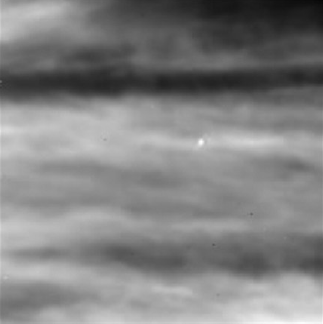
%> input picture Data/test_1.png, 323 x 324 px
$ octave demo.m   (GNU Octave 9; MATLAB toolbox functions it lacks are replaced by stand-ins)
%> lines starting %> are read from the running program, lines starting %| are printed output that depends on the picture; in (x1, y1, x2, y2) boxes, pixels count from 0 and x2, y2 are one past the last pixel; in counts of white or black regions, pixels touching at a corner belong together; the program's own positions count from 1
%> further down, img is the input picture: size 324x323x3 uint8; min 5, max 252, mean 129.9
### Utils/TRPCA_KSC_FCM.m
function [finalSM_binary, seedPoints, featureMap, tarImg, finalSM_gray] = TRPCA_KSC_FCM(img, params)
    % 参数初始化
    if nargin < 2
        params = struct();
    end
    if ~isfield(params, 'nSeeds'), params.nSeeds = 10; end
    if ~isfield(params, 'maxIter'), params.maxIter = 50; end
    if ~isfield(params, 'epsilon'), params.epsilon = 1e-5; end
    if ~isfield(params, 'lambda'), params.lambda = 0.85; end
    if ~isfield(params, 'patchSize'), params.patchSize = 50; end
    if ~isfield(params, 'slideStep'), params.slideStep = 40; end
    if ~isfield(params, 'useKernel'), params.useKernel = true; end
    if ~isfield(params, 'kernelType'), params.kernelType = 'rbf'; end
    if ~isfield(params, 'kernelParam'), params.kernelParam = 2.0; end

    % 图像预处理
    I = double(img);
    if size(I,3) == 3
        dataf = rgb2gray(I / 255);
    else
        dataf = I / 255;
    end
    [rows, cols] = size(dataf);
%> rows = 324; cols = 323

    % 步骤1: TRPCA 稀疏分量分离
    [tarImg] = TRPCA_Separation(dataf, params.lambda, params.patchSize, params.slideStep);

    % 自适应重试逻辑
    if sum(tarImg(:)) < 0.01
        [tarImg] = TRPCA_Separation(dataf, params.lambda * 0.6, params.patchSize, params.slideStep);
    end

    % 步骤2: MDPC 密度峰检测
    [seedPoints, ~] = MDPC_Detection(tarImg, params.nSeeds);

    if size(seedPoints, 1) < 1
        finalSM_binary = false(rows, cols);
        finalSM_gray = zeros(rows, cols);
        featureMap = false(rows, cols);
        return;
    end

    % 步骤3: 局部分割与增强
    finalSM = zeros(rows, cols);
    featureMap = false(rows, cols);
    winSize = 11;
    halfWin = floor(winSize / 2);

    for k = 1:size(seedPoints, 1)
        x = seedPoints(k, 1);
        y = seedPoints(k, 2);

        x1 = max(1, x - halfWin);
        x2 = min(cols, x + halfWin);
        y1 = max(1, y - halfWin);
        y2 = min(rows, y + halfWin);

        block_orig = dataf(y1:y2, x1:x2);
        block_tar = tarImg(y1:y2, x1:x2);

        % 补齐边界
        if size(block_orig, 1) < winSize || size(block_orig, 2) < winSize
            padH = winSize - size(block_orig, 1);
            padW = winSize - size(block_orig, 2);
            block_orig = padarray(block_orig, [padH, padW], 'replicate', 'post');
            block_tar = padarray(block_tar, [padH, padW], 'replicate', 'post');
        end

        centerPos = [y - y1 + 1, x - x1 + 1];

        if params.useKernel
            [segBlk, ~] = kifcm_segmentation(block_orig, centerPos, ...
                params.maxIter, params.epsilon, ...
                params.kernelType, params.kernelParam);
        else
            [segBlk, ~] = ifcm_segmentation(block_orig, centerPos, ...
                params.maxIter, params.epsilon);
        end

        [SM_block, F_val] = Target_Enhancement_Fusion(block_orig, block_tar, segBlk);

        % 结果映射回全局
        [h, w] = size(SM_block);
        r_end = min(rows, y1 + h - 1);
        c_end = min(cols, x1 + w - 1);
        h_eff = r_end - y1 + 1;
        w_eff = c_end - x1 + 1;

        % 更新显著图
        finalSM(y1:r_end, x1:c_end) = max(finalSM(y1:r_end, x1:c_end), SM_block(1:h_eff, 1:w_eff));

        % 修正点：直接赋值 F_val，MATLAB 会自动处理标量或矩阵映射
        featureMap(y1:r_end, x1:c_end) = featureMap(y1:r_end, x1:c_end) | F_val;
    end

    % 归一化与二值化
    finalSM_gray = mat2gray(finalSM);
    threshold = max(graythresh(finalSM_gray), 0.3);
    finalSM_binary = imbinarize(finalSM_gray, threshold);
end

### Utils/gen_patch_ten.m
function patchTen = gen_patch_ten(img, patchSize, slideStep)
%> called with patchSize = 50, slideStep = 40
    [imgHei, imgWid] = size(img);
%> imgHei = 324; imgWid = 323

    rowStarts = 1:slideStep:(imgHei - patchSize + 1);
%> rowStarts = [1 41 81 121 161 201 241]
    if rowStarts(end) ~= (imgHei - patchSize + 1)
        rowStarts = [rowStarts, imgHei - patchSize + 1];
%> rowStarts = [1 41 81 121 161 201 241 275]
    end

    colStarts = 1:slideStep:(imgWid - patchSize + 1);
    if colStarts(end) ~= (imgWid - patchSize + 1)
        colStarts = [colStarts, imgWid - patchSize + 1];
    end

    rowPatchNum = length(rowStarts);
    colPatchNum = length(colStarts);
    patchTen = zeros(patchSize, patchSize, rowPatchNum * colPatchNum, 'like', img);

    k = 0;
    for col = colStarts
        for row = rowStarts
            k = k + 1;
            patchTen(:, :, k) = img(row:row + patchSize - 1, col:col + patchSize - 1);
        end
    end
%> after the loop, k = 64
end

### Utils/TRPCA_Model.m
function [X, E, err, iter] = TRPCA_Model(M, opts)
    dim = size(M);
%> dim = [50 50 64]
    lambda = 0.85 / sqrt(prod(dim) / max(dim(1), dim(2)));
%> lambda = 0.015
    mu = 0.15;
    N = 1;
    directions = 1:2;
    tol = 7e-3;
    max_iter = 500;
    rho = 1.05;
    max_mu = 10;

    if exist('opts', 'var') && ~isempty(opts)
        if isfield(opts, 'tol'), tol = opts.tol; end
        if isfield(opts, 'max_iter'), max_iter = opts.max_iter; end
        if isfield(opts, 'rho'), rho = opts.rho; end
        if isfield(opts, 'max_mu'), max_mu = opts.max_mu; end
        if isfield(opts, 'N'), N = opts.N; end
        if isfield(opts, 'mu'), mu = opts.mu; end
        if isfield(opts, 'lambda')
            lambda = opts.lambda / sqrt(prod(dim) / max(dim(1), dim(2)));
        end
    end

    n = length(directions);
    X = zeros(dim);
    E = zeros(dim);
    Lambda = zeros(dim);

    for i = 1:n
        index = directions(i);
        G{index} = porder_diff(X, index);
        Gamma{index} = zeros(dim);
    end
%> after the loop, G = 2 items; Gamma = 2 items

    T_fft = zeros(dim);
    for i = 1:n
        Eny = diff_element(dim, directions(i));
        T_fft = T_fft + Eny;
    end

    iter = 0;
    Ek = E;

    while iter < max_iter
        iter = iter + 1;

        H = zeros(dim);
        for i = 1:n
            index = directions(i);
            H = H + porder_diff_T(mu * G{index} - Gamma{index}, index);
        end
        X = real(ifftn(fftn(mu * (M - Ek) + Lambda + H) ./ (mu * (1 + T_fft))));

        for i = 1:n
            index = directions(i);
            G{index} = prox_pstnn(porder_diff(X, index) + Gamma{index} / mu, ...
                                  N, 1 / (n * mu));
        end

        E = prox_l1(M - X + Lambda / mu, lambda / mu);

        dY = M - X - E;
        err = norm(dY(:)) / norm(M(:));

        if iter > 1 && err < tol
            break;
        end

        Lambda = Lambda + mu * dY;
        for i = 1:n
            index = directions(i);
            Gamma{index} = Gamma{index} + mu * (porder_diff(X, index) - G{index});
        end
        mu = min(rho * mu, max_mu);
        Ek = E;
    end
%> this loop made 9 passes
%> err on passes 1 to 9: 0.0261, 0.0109, 0.00846, 0.00869, 0.00898, 0.00928, 0.00826, 0.00729, 0.00629
%> after the loop, iter = 9; mu = 0.222
end

### Utils/porder_diff.m
function DX = porder_diff(X, direction)
    dim = size(X);
    idx = repmat({':'}, 1, ndims(X));
    idx_first = idx; idx_first{direction} = 1;
    idx_end = idx; idx_end{direction} = dim(direction);
    slice = X(idx_first{:}) - X(idx_end{:});
    DX = diff(X, 1, direction);
    DX = cat(direction, DX, slice);
end

### Utils/diff_element.m
function Eny = diff_element(dim, direction)
    d = length(dim);
    e = ones(1, d);
    element1 = ones(e);
    element2 = -1 * ones(e);
    kernel = cat(direction, element1, element2);
    Eny = abs(psf2otf(kernel, dim)).^2;
end

### Utils/res_patch_ten_mean.m
function recImg = res_patch_ten_mean(patchTen, imgSize, patchSize, slideStep)
%> called with imgSize = [324 323], patchSize = 50, slideStep = 40
    if isscalar(imgSize)
        imgHei = imgSize;
        imgWid = imgSize;
    else
        imgHei = imgSize(1);
        imgWid = imgSize(2);
    end

    rowStarts = 1:slideStep:(imgHei - patchSize + 1);
    if rowStarts(end) ~= (imgHei - patchSize + 1)
        rowStarts = [rowStarts, imgHei - patchSize + 1];
    end

    colStarts = 1:slideStep:(imgWid - patchSize + 1);
    if colStarts(end) ~= (imgWid - patchSize + 1)
        colStarts = [colStarts, imgWid - patchSize + 1];
    end

    accImg = zeros(imgHei, imgWid, 'like', patchTen);
%> accImg: size 324x323 double; every value is 0
    weiImg = zeros(imgHei, imgWid, 'like', patchTen);

    k = 0;
    onesPatch = ones(patchSize, patchSize, 'like', patchTen);
%> onesPatch: size 50x50 double; every value is 1

    for col = colStarts
        for row = rowStarts
            k = k + 1;
            rowEnd = row + patchSize - 1;
            colEnd = col + patchSize - 1;
            accImg(row:rowEnd, col:colEnd) = accImg(row:rowEnd, col:colEnd) + patchTen(:, :, k);
            weiImg(row:rowEnd, col:colEnd) = weiImg(row:rowEnd, col:colEnd) + onesPatch;
        end
    end
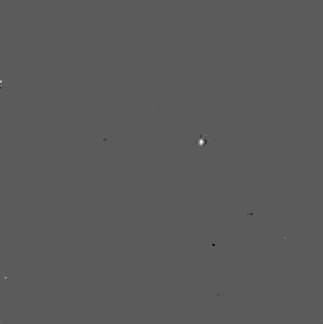
%> accImg: size 324x323 double; min -0.22, max 0.391, mean 3.5e-05; drawn with min black and max white
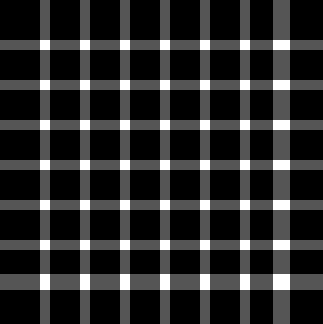
%> weiImg: size 324x323 double; min 1, max 4, mean 1.53; drawn with min black and max white

    weiImg(weiImg == 0) = 1;
    recImg = accImg ./ weiImg;
end

### Utils/TRPCA_Separation.m
function [tarImg] = TRPCA_Separation(dataf, lambda, patchSize, slideStep)
    opts.lambda = lambda;
    tenImg = double(gen_patch_ten(dataf, patchSize, slideStep));
    [~, E, ~, ~] = TRPCA_Model(tenImg, opts);
    tarImg = res_patch_ten_mean(E, size(dataf), patchSize, slideStep);
    tarImg(tarImg < 0) = 0;
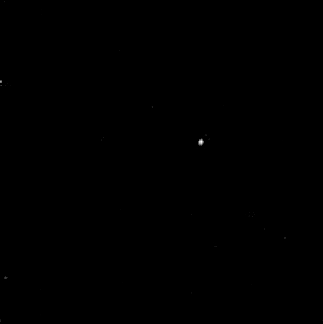
%> tarImg: size 324x323 double; min 0, max 0.196, mean 4.61e-05; drawn with min black and max white
    tarImg = mat2gray(tarImg);
end

### Utils/MDPC_Detection.m
function [seeds, gamma] = MDPC_Detection(M, n)
%> called with n = 10
    [rows, cols] = size(M);
    num_pixels = rows * cols;

    edgeWidth = max(3, round(0.02 * min(rows, cols)));
    M_suppressed = M;
    M_suppressed(1:edgeWidth, :) = 0;
%> M_suppressed: size 324x323 double; min 0, max 1, mean 0.000235
    M_suppressed(end-edgeWidth+1:end, :) = 0;
%> M_suppressed: size 324x323 double; min 0, max 1, mean 0.000231
    M_suppressed(:, 1:edgeWidth) = 0;
%> M_suppressed: size 324x323 double; min 0, max 1, mean 0.000193
    M_suppressed(:, end-edgeWidth+1:end) = 0;

    [X, Y] = meshgrid(1:cols, 1:rows);
    points = [X(:), Y(:)];
    densities = M_suppressed(:);

    max_distance = sqrt((rows - 1)^2 + (cols - 1)^2);

    [sorted_densities, sorted_idx] = sort(densities, 'descend');
    sorted_points = points(sorted_idx, :);

    delta = zeros(num_pixels, 1);
    delta(1) = max_distance;

    for i = 2:num_pixels
        if sorted_densities(i) > 0
            higher_idx = find(sorted_densities(1:i-1) > sorted_densities(i));
            if ~isempty(higher_idx)
                dists = sqrt((sorted_points(i, 1) - sorted_points(higher_idx, 1)).^2 + ...
                           (sorted_points(i, 2) - sorted_points(higher_idx, 2)).^2);
                delta(i) = min(dists);
            else
                delta(i) = max_distance;
            end
        else
            delta(i) = 0;
        end
    end
%> this loop made 104651 passes
%> (higher_idx, dists) on passes 1 to 6: (1, 1), ([1; 2], [1; 1.41]), ([1; 2; 3], [2; 2.24; 1]), ([1; 2; 3; 4], [2.24; 2; 1.41; 1]), ([1; 2; 3; 4; 5], [1.41; 1; 1; 1.41; 1]), ([1; 2; 3; 4; 5; 6], [2; 1; 2.24; 2.83; 2.24; 1.41])
%> higher_idx on passes 13 to 16: [1; 2; 3; 4; 5; 6; 7; 8; 9; 10; 11; 12; 13], [1; 2; 3; 4; 5; 6; 7; 8; 9; 10; 11; 12; 13; 14], [1; 2; 3; 4; 5; 6; 7; 8; 9; 10; 11; 12; 13; 14; 15], [1; 2; 3; 4; 5; 6; 7; 8; 9; 10; 11; 12; 13; 14; 15; 16]
%> after the loop, dists = 98 values, max 307.7 at index 93, min 1 at index 32, mean 220; higher_idx = 98 values from 1 to 98

    gamma = sorted_densities .* delta;
    valid_idx = find(gamma > 0);
%> valid_idx = 99 values from 1 to 99
    n_actual = min(n, length(valid_idx));
%> n_actual = 10

    [~, gamma_sorted_idx] = sort(gamma, 'descend');
    seeds = sorted_points(gamma_sorted_idx(1:n_actual), :);
%> seeds = [202 142; 7 278; 286 238; 153 108; 104 138; 8 84; 217 247; 253 217; 120 51; 192 293]
end

### Utils/kifcm_segmentation.m
function [segmentedBlock, iterations] = kifcm_segmentation(block, center, maxIter, epsilon, kernelType, kernelParam)

    if nargin < 3, maxIter = 50; end
    if nargin < 4, epsilon = 1e-5; end
    if nargin < 5, kernelType = 'rbf'; end
    if nargin < 6
        switch kernelType
            case 'rbf'
                kernelParam = 2.0;
            case 'poly'
                kernelParam = 3;
            otherwise
                kernelParam = 1.0;
        end
    end

    c = 2;
    q = 2;
    S = 22;

    [rows, cols] = size(block);
    N = rows * cols;
    block = double(block);
    blockVec = block(:);

    [X, Y] = meshgrid(1:cols, 1:rows);
    distMat = sqrt((X - center(2)).^2 + (Y - center(1)).^2) + eps;
    w = (S ./ distMat).^(1/3);
    w = w(:);

    switch lower(kernelType)
        case 'rbf'
            kernelFunc = @(x, y) exp(-sum((x - y).^2, 2) / (2 * kernelParam^2));
        case 'poly'
            kernelFunc = @(x, y) (x .* y + 1).^kernelParam;
        case 'linear'
            kernelFunc = @(x, y) x .* y;
        otherwise
            error('不支持的核函数类型: %s', kernelType);
    end

    targetCenter = block(center(1), center(2));
    bgCenter = mean(blockVec);
    v = [targetCenter; bgCenter];

    U = zeros(N, c);
    distToCenter = sqrt((X-center(2)).^2 + (Y-center(1)).^2) + eps;
    U(:,1) = 1./(1 + distToCenter(:));
    U(:,2) = 1 - U(:,1);
    U = U ./ sum(U, 2);

    % 核矩阵对角线
    K_diag = ones(N, 1);

    % 迭代优化
    prevJ = inf;
    iterations = 0;
    converged = false;

    while ~converged && iterations < maxIter
        iterations = iterations + 1;

        % 更新聚类中心
        for k = 1:c
            weightedMembership = (w .* U(:,k)).^q;
            numerator = sum(weightedMembership .* blockVec);
            denominator = sum(weightedMembership) + eps;
            v(k) = numerator / denominator;
        end

        % 核距离计算
        D_kernel = zeros(N, c);
        for k = 1:c
            K_xv = kernelFunc(blockVec, v(k));
            K_vv = kernelFunc(v(k), v(k));
            D_kernel(:, k) = K_diag - 2*K_xv + K_vv;
        end
        D_kernel = max(D_kernel, eps);

        % 更新隶属度
        U_new = zeros(N, c);
        for k = 1:c
            denom = 0;
            for m = 1:c
                ratio = (w.^q .* D_kernel(:,k)) ./ (w.^q .* D_kernel(:,m) + eps);
                denom = denom + ratio.^(1/(q-1));
            end
            U_new(:,k) = 1 ./ (denom + eps);
        end
        U_new = U_new ./ (sum(U_new, 2) + eps);

        % 计算目标函数
        J = 0;
        for k = 1:c
            weighted_membership = (w .* U_new(:,k)).^q;
            J = J + sum(weighted_membership .* D_kernel(:,k));
        end

        % 收敛判断
        if abs(prevJ - J) / (abs(prevJ) + eps) < epsilon
            converged = true;
        end

        prevJ = J;
        U = U_new;
    end

    % 生成分割结果
    [~, labels] = max(U, [], 2);
    segmentedBlock = reshape(labels == 1, rows, cols);
end

### Utils/Target_Enhancement_Fusion.m
function [SM, F] = Target_Enhancement_Fusion(block_orig, block_tar, segmentedBlock)
    max_target_size = 80;

    cc = bwconncomp(segmentedBlock);
    F = double(cc.NumObjects == 1);

    if F == 1
        object_size = length(cc.PixelIdxList{1});
        if object_size > max_target_size
            F = 0;
        end
    end

    if F == 1
        block_orig = double(block_orig);
        block_tar = double(block_tar);

        protectedRegion = false(size(block_orig));
        protectedRegion(2:end-1, 2:end-1) = true;

        targetMask = segmentedBlock & protectedRegion;
        if any(targetMask(:))
            gT_orig = max(block_orig(targetMask));
            gT_tar = max(block_tar(targetMask));
            gT = 0.6 * gT_orig + 0.4 * gT_tar;
        else
            gT = 0;
        end

        backgroundRegion = protectedRegion & ~segmentedBlock;
        if any(backgroundRegion(:))
            gB_orig = max(block_orig(backgroundRegion));
            gB_tar = mean(block_tar(backgroundRegion));
            gB = 0.7 * gB_orig + 0.3 * gB_tar;
        else
            gB = 0;
        end

        dTB = gT - gB;

        if dTB > 0
            normBlock_orig = mat2gray(block_orig);
            normBlock_tar = mat2gray(block_tar);
            SM = zeros(size(block_orig));
            SM(targetMask) = (0.5 * normBlock_orig(targetMask) + ...
                             0.5 * normBlock_tar(targetMask)) * dTB * 3;
        else
            SM = zeros(size(block_orig));
        end
    else
        SM = zeros(size(block_orig));
    end
end

### Utils/prox_l1.m
function x = prox_l1(b, lambda)
    x = max(0, b - lambda) + min(0, b + lambda);
end

### demo.m
% Demo script for TRPCA-KSC-FCM
% Paper: Enhanced Infrared Small Target Detection via Tensor Decomposition and Kernelized Fuzzy Clustering
clc; clear; close all;
baseDir = fileparts(mfilename('fullpath'));
addpath(genpath(fullfile(baseDir, 'Utils')));
img_path = fullfile(baseDir, 'Data', 'test_1.png');

if ~exist(img_path, 'file')
    error('Error: Test image not found. Please check: %s', img_path);
end
img = imread(img_path);

params.nSeeds = 10;
params.maxIter = 50;

fprintf('Running TRPCA-KSC-FCM on %s...\n', 'test_1.png');

[final_binary, ~, ~, ~, final_saliency] = TRPCA_KSC_FCM(img, params);
%> in TRPCA_KSC_FCM, `[seedPoints, ~] = MDPC_Detection(tarImg, params.nSeeds);`: seedPoints has the same summary as seeds in MDPC_Detection
%> the loop in TRPCA_KSC_FCM, `for k = 1:size(seedPoints, 1)` made 10 passes
%> (x, y, x1, x2, y1, y2, targetCenter in kifcm_segmentation, bgCenter in kifcm_segmentation) on passes 1, 2, 3, 5, 7, 9, 10: (202, 142, 197, 207, 137, 147, 0.988, 0.777), (7, 278, 2, 12, 273, 283, 0.749, 0.692), (286, 238, 281, 291, 233, 243, 0.502, 0.472), (104, 138, 99, 109, 133, 143, 0.741, 0.723), (217, 247, 212, 222, 242, 252, 0.447, 0.429), (120, 51, 115, 125, 46, 56, 0.333, 0.318), (192, 293, 187, 197, 288, 298, 0.722, 0.685)
%> (x, y, x1, x2, y1, y2, targetCenter in kifcm_segmentation, bgCenter in kifcm_segmentation) on passes 4, 6: (153, 108, 148, 158, 103, 113, 0.627, 0.591), (8, 84, 3, 13, 79, 89, 0.235, 0.231)
%> after the loop in TRPCA_KSC_FCM, `for k = 1:size(seedPoints, 1)`:
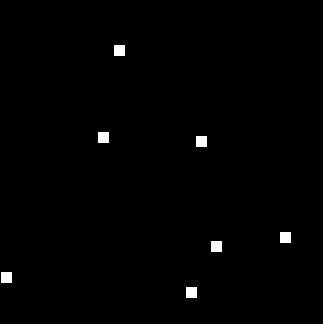
%> featureMap: size 324x323 logical; 0.81% white; 7 white regions, largest, box (x1, y1, x2, y2) and area: (114, 45, 125, 56) 121, (98, 132, 109, 143) 121, (196, 136, 207, 147) 121
%> in TRPCA_KSC_FCM, `threshold = max(graythresh(finalSM_gray), 0.3);`: threshold = 0.367
%> in TRPCA_KSC_FCM, `finalSM_binary = imbinarize(finalSM_gray, threshold);`: finalSM_binary: size 324x323 logical; 0.02% white; 1 white region (1 under 20 px)

figure('Name', 'TRPCA-KSC-FCM Demo', 'NumberTitle', 'off');
subplot(1, 3, 1); imshow(img); title('Original Image');
subplot(1, 3, 2); imshow(final_saliency, []); title('Saliency Map');
subplot(1, 3, 3); imshow(final_binary); title('Detection Result');

fprintf('Done.\n');
